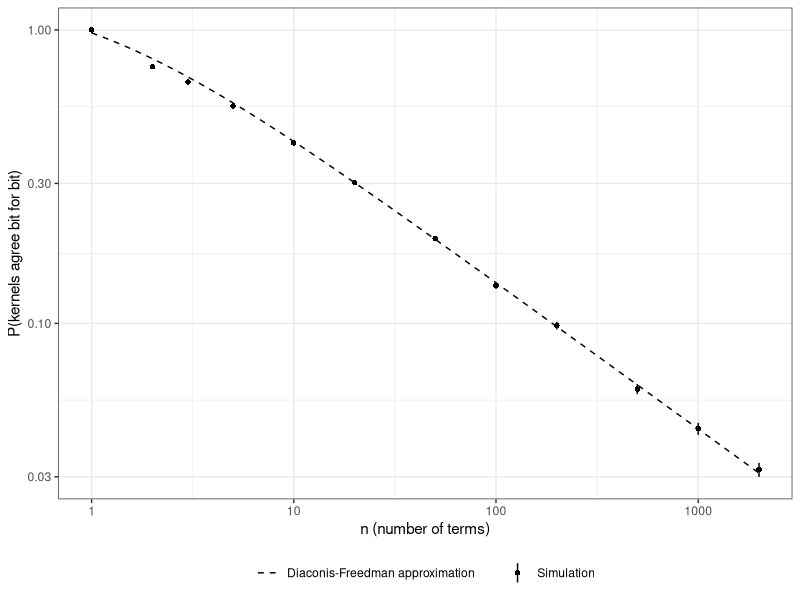

R code for this plot:
# illustration.R -- reproduces the agreement figure (figs/agreement.pdf) and the numbers quoted
# in the "Numerical illustration" section of blas_kernels.tex.
# Run from the directory containing blas_kernels.tex:  Rscript illustration.R
library(ggplot2)

set.seed(2026)
reps <- 40000
a0 <- 1.5 * 2^20                   # running total in the binade [2^20, 2^21)
h <- 2^(20 - 52)                   # its grid spacing: one ulp
ns <- c(1, 2, 3, 5, 10, 20, 50, 100, 200, 500, 1000, 2000)
rterm <- function(k) (runif(k) + runif(k) * 2^-32) * 2^-10   # full-precision terms

# Theorem 1: kernel A adds each term to the large running total,
# kernel B sums the terms at small magnitude first and adds the result once
sim <- do.call(rbind, lapply(ns, function(n) {
  sA <- rep(a0, reps)
  tB <- rep(0, reps)
  for (j in seq_len(n)) {
    x <- rterm(reps)
    sA <- sA + x
    tB <- tB + x
  }
  D <- (sA - (a0 + tB)) / h        # difference in ulps
  stopifnot(all(D == round(D)))    # Theorem 1 (i): always a whole number of ulps
  data.frame(n = n, p = mean(D == 0), se = sd(D == 0) / sqrt(reps))
}))
sim$approx <- sqrt(6 / (pi * (sim$n + 1)))   # Diaconis-Freedman approximation, Theorem 1 (ii)

# Within one binade the order does not matter: forward vs reverse summation onto the large total
same_grid <- do.call(rbind, lapply(c(10, 100, 1000), function(n) {
  X <- matrix(rterm(5000 * n), 5000, n)
  fwd <- rep(a0, 5000); for (j in seq_len(n)) fwd <- fwd + X[, j]
  bwd <- rep(a0, 5000); for (j in rev(seq_len(n))) bwd <- bwd + X[, j]
  data.frame(n = n, agree = mean(fwd == bwd))
}))

# Figure
nn <- exp(seq(log(1), log(2000), length.out = 100))
fig <- ggplot() +
  geom_line(data = data.frame(n = nn, p = sqrt(6 / (pi * (nn + 1)))),
            aes(n, p, linetype = "Diaconis-Freedman approximation")) +
  geom_pointrange(data = sim, aes(n, p, ymin = p - 2 * se, ymax = p + 2 * se,
                                  shape = "Simulation"), size = 0.3) +
  scale_x_log10() +
  scale_y_log10() +
  scale_linetype_manual(values = c("Diaconis-Freedman approximation" = "dashed")) +
  scale_shape_manual(values = c("Simulation" = 16)) +
  labs(x = "n (number of terms)", y = "P(kernels agree bit for bit)", linetype = NULL, shape = NULL) +
  theme_bw() +
  theme(legend.position = "bottom")
dir.create("figs", showWarnings = FALSE)
ggsave("figs/agreement.pdf", fig, width = 6.5, height = 4)

# Numbers quoted in the text
two <- sim$n == 2
cat(sprintf("n = 2: agreement rate %.3f (standard error %.3f); exact value 3/4\n", sim$p[two], sim$se[two]))
cat(sprintf("n = 2: the approximation %.3f exceeds the exact value 3/4 by %.1f%%\n",
            sim$approx[two], 100 * (sim$approx[two] / 0.75 - 1)))
z <- (sim$approx - sim$p) / sim$se
cat(sprintf("n >= 10: approximation within %.1f standard errors of every simulated rate\n",
            max(abs(z[sim$n >= 10]))))
cat("same-grid agreement (n = 10, 100, 1000):", paste0(round(100 * same_grid$agree, 2), "%"), "\n")
